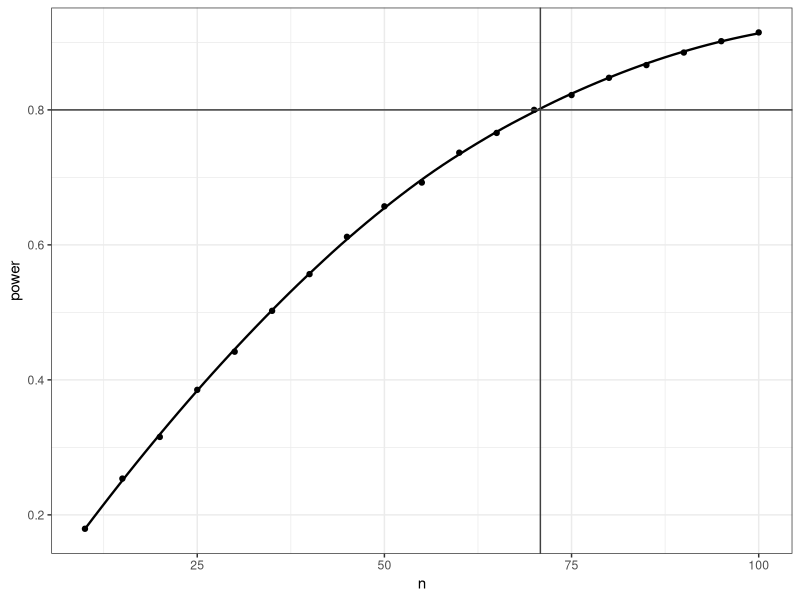
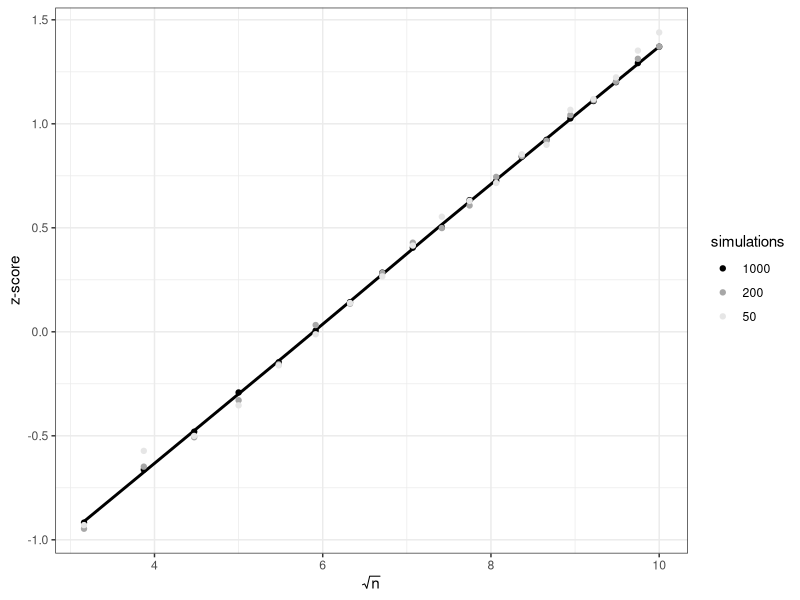
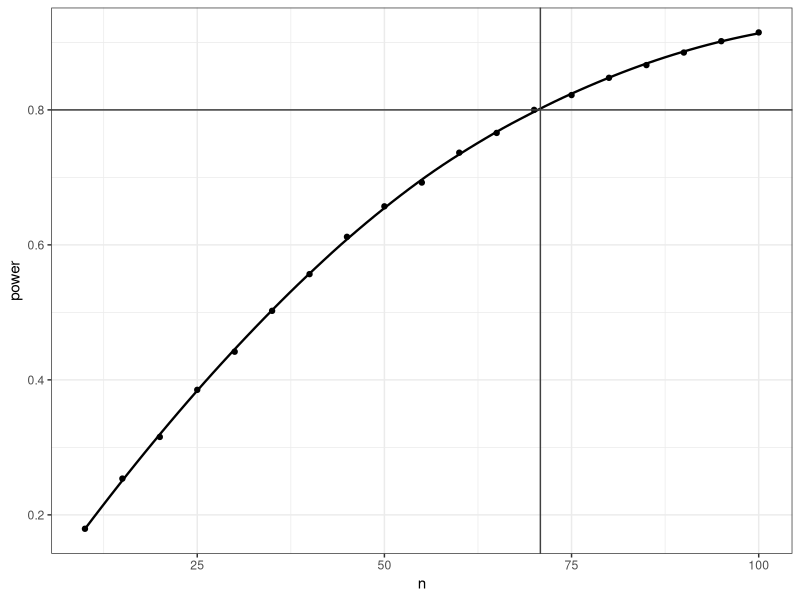
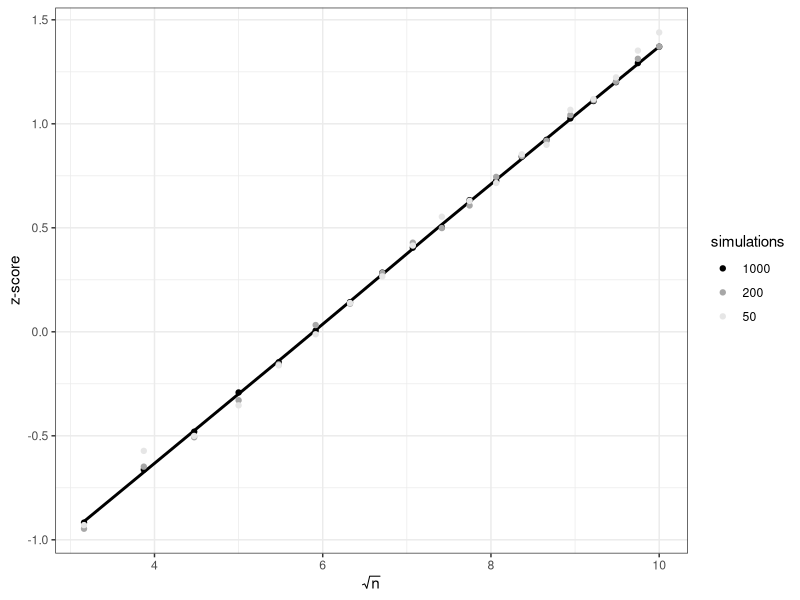

Reproduce these figures in R, in order.
# Required packages
library(MASS)
library(ggplot2)

RNGkind("default")

# Initial inputs
set.seed(1)
siglevel <- 0.025
z1score <- abs(qnorm(siglevel))
simus <- 1000
n1low <- 10
n1high <- 100
n1step <- 5
beta <- 3
effectbeta <- abs(beta)
sigmae <- sqrt(81)
n1range <- seq(n1low, n1high, n1step)
n1size <- length(n1range)
rowcount <- 1

# Inputs for model fitting
data <- list(y = NULL, x0 = NULL)
modelformula <- y ~ 1

cat("     The programme was executed at", date(), "\n")
cat("--------------------------------------------------------------------\n")

output <- data.frame(
  n = n1range,
  spb0 = NA,
  spb200 = NA,
  spb50 = NA
)

for (n1 in seq(n1low, n1high, n1step)) {
  cat(" Start of simulation for sample sizes of ", n1, " units\n")
  data$x0 <- rep(1, n1)
  sdepower <- rep(0, simus)
  
  # Simulation step
  for (iter in seq_len(simus)) {
    if (iter / 10 == floor(iter / 10)) {
      cat(".")
    }
    fixpart <- data$x0 * beta
    e <- rnorm(n1, 0, sigmae)
    data$y <- fixpart + e
    
    # Fitting the model using lm function
    fitmodel <- lm(modelformula, data)
    
    # To obtain the power of parameter(s)
    sdepower[iter] <- sqrt(diag(vcov(fitmodel)))
  }
  
  estsde <- sqrt(mean(sdepower^2))  
  estsde50 <- sqrt(mean(sdepower[1:50]^2))  
  estsde200 <- sqrt(mean(sdepower[1:200]^2))  
  
  powsde <- pnorm(effectbeta / estsde - z1score)
  powsde50 <- pnorm(effectbeta / estsde50 - z1score)
  powsde200 <- pnorm(effectbeta / estsde200 - z1score)
  
  output[rowcount, c("spb0", "spb200", "spb50")] <- c(powsde, powsde200, powsde50)
  
  rowcount <- rowcount + 1
  cat("\n")
}

output$power <- output$spb0

zeropointeight <- predict(loess(n ~ power, data = output), newdata = list(power = 0.8))

# Figure 2
ggplot(data = output, aes(x = n, y = power)) +
  geom_smooth(method = "loess", se = FALSE, colour = "black", linewidth = 0.8) +
  geom_point(colour = "black") +
  geom_hline(yintercept = 0.8, linetype = "solid", colour = "grey25") +
  geom_vline(xintercept = zeropointeight, linetype = "solid", colour = "grey25") +
  theme_bw()

ggsave("figure2.svg", width=10, height=10, units="cm")

output$zscore <- qnorm(output$power)
output$zscore200 <- qnorm(output$spb200)
output$zscore50 <- qnorm(output$spb50)
output$sqrtn <- sqrt(output$n)

# Figure 3
ggplot(data = output) +
  geom_smooth(aes(x = sqrtn, y = zscore), method = "loess", se = FALSE, colour = "black") +
  geom_point(aes(x = sqrtn, y = zscore, colour = "1000")) +
  geom_point(aes(x = sqrtn, y = zscore200, colour = "200")) +
  geom_point(aes(x = sqrtn, y = zscore50, colour = "50")) +
  scale_colour_grey(name = "simulations", start = 0, end = .9) +
  xlab(expression(sqrt(n))) +
  ylab("z-score") + 
  theme_bw()

ggsave("figure3.svg", width=13, height=10, units="cm")
